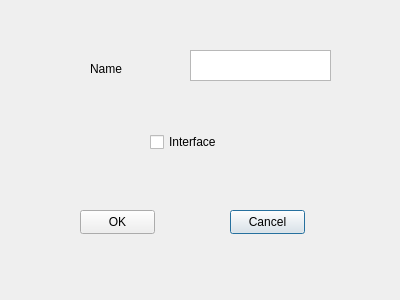
<?xml version="1.0" encoding="UTF-8"?>
<ui version="4.0">
 <class>ChangeClassDialog</class>
 <widget class="QDialog" name="ChangeClassDialog">
  <property name="geometry">
   <rect>
    <x>0</x>
    <y>0</y>
    <width>400</width>
    <height>300</height>
   </rect>
  </property>
  <property name="windowTitle">
   <string>Dialog</string>
  </property>
  <widget class="QTextEdit" name="textEdit">
   <property name="geometry">
    <rect>
     <x>190</x>
     <y>50</y>
     <width>141</width>
     <height>31</height>
    </rect>
   </property>
  </widget>
  <widget class="QCheckBox" name="checkBox">
   <property name="geometry">
    <rect>
     <x>150</x>
     <y>130</y>
     <width>104</width>
     <height>24</height>
    </rect>
   </property>
   <property name="text">
    <string>Interface</string>
   </property>
  </widget>
  <widget class="QLabel" name="label">
   <property name="geometry">
    <rect>
     <x>90</x>
     <y>60</y>
     <width>74</width>
     <height>18</height>
    </rect>
   </property>
   <property name="text">
    <string>Name</string>
   </property>
  </widget>
  <widget class="QPushButton" name="btnCancel">
   <property name="geometry">
    <rect>
     <x>230</x>
     <y>210</y>
     <width>75</width>
     <height>24</height>
    </rect>
   </property>
   <property name="text">
    <string>Cancel</string>
   </property>
  </widget>
  <widget class="QPushButton" name="btnOK">
   <property name="geometry">
    <rect>
     <x>80</x>
     <y>210</y>
     <width>75</width>
     <height>24</height>
    </rect>
   </property>
   <property name="text">
    <string>OK</string>
   </property>
  </widget>
 </widget>
 <resources/>
 <connections/>
</ui>
